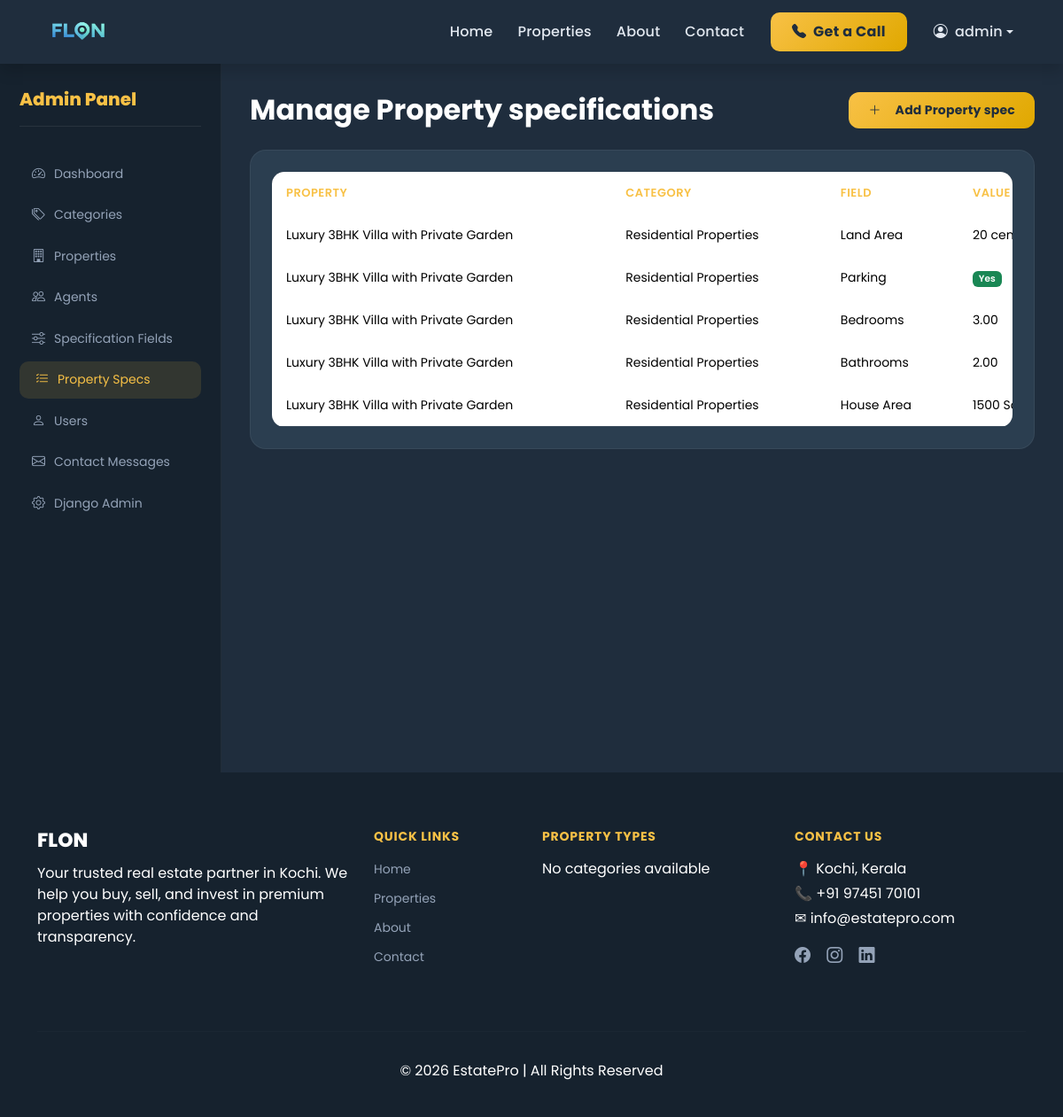
Screenshot of /accounts/admin-dashboard/property-specs/ (signed in) with the database file from the repository.
### properties/models.py (models this page shows, shortened)
class PropertySpecification(models.Model):
    property = models.ForeignKey(Property, on_delete=models.CASCADE, related_name='specifications')
    field = models.ForeignKey(SpecificationField, on_delete=models.CASCADE)
    value_text = models.CharField(max_length=255, blank=True, null=True)
    value_number = models.DecimalField(max_digits=12, decimal_places=2, blank=True, null=True)
    value_boolean = models.BooleanField(blank=True, null=True)

class Property(models.Model):
    PROPERTY_TYPE = [
        ('Apartment', 'Apartment'),
        ('Villa', 'Villa'),
        ('Commercial', 'Commercial'),
        ('Plot', 'Plot'),
    ]
    LISTING_TYPE = [
        ('Sale', 'Sale'),
        ('Rent', 'Rent'),
    ]
    title = models.CharField(max_length=200)
    slug = models.SlugField(unique=True)
    description = models.TextField()
    price = models.DecimalField(max_digits=12, decimal_places=2)
    location = models.CharField(max_length=200)
    category = models.ForeignKey(
        Category,
        on_delete=models.CASCADE,
        related_name='properties'
    )
    owner = models.ForeignKey(
    User,
    on_delete=models.CASCADE,
    related_name='owned_properties',
    null=True,
    blank=True
    )
    agent = models.ForeignKey(
        User,
        on_delete=models.CASCADE,
        related_name='agent_properties',
        null=True,
        blank=True
    )
    listing_type = models.CharField(max_length=20, choices=LISTING_TYPE)
    bedrooms = models.IntegerField(null=True, blank=True, default=0)
    bathrooms = models.IntegerField(null=True, blank=True, default=0)
    area = models.IntegerField(null=True, blank=True, default=0)
    latitude = models.DecimalField(max_digits=9, decimal_places=6, blank=True, null=True)
    longitude = models.DecimalField(max_digits=9, decimal_places=6, blank=True, null=True)
    featured_image = CloudinaryField('image')
    is_featured = models.BooleanField(default=False)
    is_available = models.BooleanField(default=True)
    created_at = models.DateTimeField(auto_now_add=True)

class SpecificationField(models.Model):
    FIELD_TYPES = [
        ('text', 'Text'),
        ('number', 'Number'),
        ('boolean', 'Boolean'),
    ]
    category = models.ForeignKey(Category, on_delete=models.CASCADE, related_name='spec_fields')
    name = models.CharField(max_length=100)
    field_type = models.CharField(max_length=20, choices=FIELD_TYPES)

class Category(models.Model):
    name = models.CharField(max_length=100)
    slug = models.SlugField(unique=True, blank=True)
    image = CloudinaryField('image', blank=True, null=True)

### accounts/views.py (the view)
# urls.py: path('admin-dashboard/property-specs/', views.admin_property_specs, name='admin_property_specs'),
@login_required
def admin_property_specs(request):
    if not request.user.is_superuser:
        return redirect('home')
    specs = PropertySpecification.objects.select_related(
        'property',
        'field',
        'field__category'
    ).order_by('property')
    context = {
        'specs': specs
    }
    return render(request, 'property_specs.html', context)

### templates/property_specs.html (shortened to what this page needs)
{% extends 'base.html' %}
{% block content %}
<section class="admin-wrapper">
    <div class="admin-layout">
        <aside class="admin-sidebar" id="adminSidebar">
            <div class="sidebar-header">
                <h5>Admin Panel</h5>
            </div>
            <nav class="admin-menu">
                <a href="{% url 'admin_dashboard' %}" class="admin-link">
                    <i class="bi bi-speedometer2"></i> Dashboard
                </a>
                <a href="{% url 'admin_categories' %}" class="admin-link">
                    <i class="bi bi-tags"></i> Categories
                </a>
                <a href="{% url 'admin_properties' %}" class="admin-link">
                    <i class="bi bi-building"></i> Properties
                </a>
                <a href="{% url 'admin_agents' %}" class="admin-link">
                    <i class="bi bi-people"></i> Agents
                </a>
                <a href="{% url 'admin_spec_fields' %}" class="admin-link">
                    <i class="bi bi-sliders"></i> Specification Fields
                </a>
                <a href="{% url 'admin_property_specs' %}" class="admin-link active">
                    <i class="bi bi-list-check"></i> Property Specs
                </a>
                <a href="{% url 'admin_users' %}" class="admin-link">
                    <i class="bi bi-person"></i> Users
                </a>
                <a href="{% url 'admin_contact_messages' %}" class="admin-link">
                    <i class="bi bi-envelope"></i> Contact Messages
                </a>
                <a href="/admin/" class="admin-link">
                    <i class="bi bi-gear"></i> Django Admin
                </a>
            </nav>
        </aside>
        <main class="admin-content">
            <div class="d-flex justify-content-between align-items-center mb-4">
                <h2 class="fw-bold mb-0">Manage Property specifications</h2>
                <a href="{% url 'admin_add_property_spec' %}" class="btn-add-property">
                    <i class="bi bi-plus-lg me-2"></i> Add Property spec
                </a>
            </div>
                <div class="admin-card p-4">
                    <div class="table-responsive">
                        <table class="table admin-table align-middle">
                            <thead>
                                <tr>
                                    <th>Property</th>
                                    <th>Category</th>
                                    <th>Field</th>
                                    <th>Value</th>
                                </tr>
                            </thead>
                            <tbody>
                                {% for spec in specs %}
                                <tr>
                                    <td>{{ spec.property.title }}</td>
                                    <td>{{ spec.field.category.name }}</td>
                                    <td>{{ spec.field.name }}</td>
                                    <td>
                                        {% if spec.value_text %}
                                            {{ spec.value_text }}
                                        {% elif spec.value_number %}
                                            {{ spec.value_number }}
                                        {% elif spec.value_boolean %}
                                            <span class="badge bg-success">Yes</span>
                                        {% else %}
                                            <span class="badge bg-danger">No</span>
                                        {% endif %}
                                    </td>
                                </tr>
                                {% empty %}
                                <tr>
                                    <td colspan="4" class="text-center text-muted">
                                        No specifications found
                                    </td>
                                </tr>
                                {% endfor %}
                            </tbody>
                        </table>
                    </div>
                </div>
            </div>
    </div>
{% endblock %}

### templates/base.html (shortened to what this page needs)
{% load static %}
<!DOCTYPE html>
<html lang="en">
<head>
    <link href="https://cdn.jsdelivr.net/npm/bootstrap@5.3.2/dist/css/bootstrap.min.css" rel="stylesheet">
    <link href="https://cdn.jsdelivr.net/npm/bootstrap-icons@1.11.1/font/bootstrap-icons.css" rel="stylesheet">
    <link rel="stylesheet" href="{% static 'css/style.css' %}?v=20260323">
</head>
<body>
    <nav class="navbar navbar-expand-lg navbar-dark shadow custom-navbar">
        <div class="container">
            <a class="navbar-brand d-flex align-items-center" href="/">
                <img src="{% static 'images/logo.png' %}" class="navbar-logo">
            </a>
            <div class="collapse navbar-collapse justify-content-end" id="navbarNav">
                <ul class="navbar-nav align-items-lg-center">
                    <li class="nav-item">
                        <a class="nav-link" href="/">Home</a>
                    </li>
                    <li class="nav-item">
                        <a class="nav-link" href="/properties/">Properties</a>
                    </li>
                    <li class="nav-item">
                        <a class="nav-link" href="/about/">About</a>
                    </li>
                    <li class="nav-item">
                        <a class="nav-link" href="/contact/">Contact</a>
                    </li>
                    <li class="nav-item ms-lg-3 mb-2 mb-lg-0">
                        <a href="/contact/" class="btn btn-gold px-4">
                            <i class="bi bi-telephone-fill me-1"></i> Get a Call
                        </a>
                    </li>
                    {% if user.is_authenticated %}
                    <li class="nav-item dropdown ms-lg-3">
                        <a class="nav-link dropdown-toggle d-flex align-items-center" href="#" role="button"
                            data-bs-toggle="dropdown">
                            <i class="bi bi-person-circle me-2"></i>
                            {{ user.username }}
                        </a>
                    </li>
                    {% else %}
                    <li class="nav-item ms-lg-3">
                        <a class="btn btn-outline-light px-3" href="{% url 'login' %}">
                            Login
                        </a>
                    </li>
                    {% endif %}
                </ul>
            </div>
        </div>
    </nav>
    <div class="main-content">
        {% block content %}
        {% endblock %}
    <footer class="footer-section text-white">
        <div class="container">
            <div class="row">
                <div class="col-lg-4 col-md-6 mb-4">
                    <h5 class="footer-title">FLON</h5>
                    <p>
                        Your trusted real estate partner in Kochi.
                        We help you buy, sell, and invest in premium properties
                        with confidence and transparency.
                    </p>
                </div>
                <div class="col-lg-2 col-md-6 mb-4">
                    <h6 class="footer-heading">Quick Links</h6>
                    <ul class="footer-links">
                        <li><a href="/">Home</a></li>
                        <li><a href="/properties/">Properties</a></li>
                        <li><a href="/about/">About</a></li>
                        <li><a href="/contact/">Contact</a></li>
                    </ul>
                </div>
                <div class="col-lg-3 col-md-6 mb-4">
                    <h6 class="footer-heading">Property Types</h6>
                    <ul class="footer-links">
                        {% for category in categories %}
                        <li>
                            <a href="/properties/?category={{ category.slug }}">
                                {{ category.name }}
                            </a>
                        </li>
                        {% empty %}
                        <li>No categories available</li>
                        {% endfor %}
                    </ul>
                </div>
                <div class="col-lg-3 col-md-6 mb-4">
                    <h6 class="footer-heading">Contact Us</h6>
                    <p class="mb-1">📍 Kochi, Kerala</p>
                    <p class="mb-1">📞 +91 97451 70101</p>
                    <p class="mb-1">✉ info@estatepro.com</p>
                    <div class="social-icons mt-3">
                        <a href="#"><i class="bi bi-facebook"></i></a>
                        <a href="#"><i class="bi bi-instagram"></i></a>
                        <a href="#"><i class="bi bi-linkedin"></i></a>
                    </div>
                </div>
            </div>
            <hr class="footer-divider">
            <div class="text-center pb-3">
                <p class="mb-0">
                    © 2026 EstatePro | All Rights Reserved
                </p>
            </div>
        </div>
    </footer>
    <link href="https://cdn.jsdelivr.net/npm/quill@2.0.2/dist/quill.snow.css" rel="stylesheet">
</body>
</html>

### static/css/style.css (style rules this page uses)
*, *::before, *::after { box-sizing: border-box; }
body { font-family: 'Poppins', sans-serif; background: #f4f6f9; margin: 0; padding: 0; color: #1f2d3d; }
.main-content { min-height: 70vh; }
.custom-navbar { background: #1f2d3d; padding: 0 0; box-shadow: 0 2px 20px rgba(0,0,0,0.3); }
.navbar-logo { height: 62px; animation: logoFloat 4s ease-in-out infinite, logoGlow 3s infinite alternate; transition: transform 0.3s ease; }
.custom-navbar .nav-link { color: #e2e8f0 !important; font-weight: 500; padding: 8px 14px !important; border-radius: 8px; transition: all 0.25s ease; letter-spacing: 0.2px; }
.btn-gold { background: linear-gradient(135deg, #f8c146, #e0a800); border: none; color: #1f2d3d; font-weight: 700; border-radius: 10px; padding: 10px 22px; transition: all 0.3s ease; letter-spacing: 0.3px; }
.footer-section { background: #16222e; padding: 64px 0 24px; }
.footer-title { font-weight: 800; font-size: 22px; color: #fff; margin-bottom: 12px; }
.footer-heading { font-weight: 700; margin-bottom: 16px; color: #f8c146; font-size: 14px; text-transform: uppercase; letter-spacing: 0.8px; }
.footer-links { list-style: none; padding: 0; }
.footer-links li { margin-bottom: 9px; }
.footer-links a { color: #94a3b8; text-decoration: none; font-size: 14px; transition: all 0.25s; }
.footer-divider { border-color: rgba(255,255,255,0.07); margin: 32px 0; }
.social-icons a { color: #94a3b8; margin-right: 14px; font-size: 18px; transition: all 0.3s; }
.admin-wrapper { background: #1f2d3d; min-height: 100vh; }
.admin-layout { display: flex; }
.admin-sidebar { width: 250px; background: #16222e; padding: 28px 22px; min-height: 100vh; transition: 0.3s ease; flex-shrink: 0; border-right: 1px solid rgba(255,255,255,0.05); }
.sidebar-header { display: flex; justify-content: space-between; align-items: center; color: #fff; margin-bottom: 32px; padding-bottom: 18px; border-bottom: 1px solid rgba(255,255,255,0.08); }
.sidebar-header h5 { font-weight: 800; margin: 0; color: #f8c146; }
.admin-menu { display: flex; flex-direction: column; gap: 4px; }
.admin-link { color: #94a3b8; text-decoration: none; padding: 10px 14px; border-radius: 10px; transition: all 0.25s; font-size: 14px; display: flex; align-items: center; gap: 10px; }
.admin-link i { font-size: 15px; }
.admin-link:hover, .admin-link.active { background: rgba(248,193,70,0.12); color: #f8c146; padding-left: 18px; }
.admin-content { flex: 1; padding: 32px; color: #fff; min-width: 0; }
.admin-card { background: #2b3e50; border-radius: 18px; border: 1px solid rgba(255,255,255,0.06); }
.admin-table { background: transparent; color: #fff; min-width: 900px; margin: 0; }
.admin-table thead { background: #16222e; }
.admin-table thead th { color: #f8c146; font-weight: 600; border: none; padding: 14px 16px; font-size: 13px; text-transform: uppercase; letter-spacing: 0.5px; white-space: nowrap; }
.admin-table tbody td { border-color: rgba(255,255,255,0.06); padding: 13px 16px; font-size: 14px; vertical-align: middle; }
.admin-table tbody tr { transition: 0.25s; }
.table-responsive { border-radius: 14px; overflow: hidden; }
.btn-add-property { background: linear-gradient(135deg, #f8c146, #e0a800); color: #1f2d3d; padding: 10px 22px; border-radius: 12px; font-weight: 700; font-size: 14px; text-decoration: none; display: inline-flex; align-items: center; gap: 8px; border: none; transition: all 0.3s ease; letter-spacing: 0.2px; }
.badge { font-weight: 600; }

### rows the page displays
PropertySpecification: property "Luxury 3BHK Villa with Private Garden", field.category.name "Residential Properties", field.name "Land Area", value_text "20…"
PropertySpecification: property "Luxury 3BHK Villa with Private Garden", field.category.name "Residential Properties", field.name "Parking", value_boolean "Yes"
PropertySpecification: property "Luxury 3BHK Villa with Private Garden", field.category.name "Residential Properties", field.name "Bedrooms", value_number "3.00"
PropertySpecification: property "Luxury 3BHK Villa with Private Garden", field.category.name "Residential Properties", field.name "Bathrooms", value_number "2.00"
PropertySpecification: property "Luxury 3BHK Villa with Private Garden", field.category.name "Residential Properties", field.name "House Area", value_text "1500…"

### other values shown
{{ user.username }} "admin"
